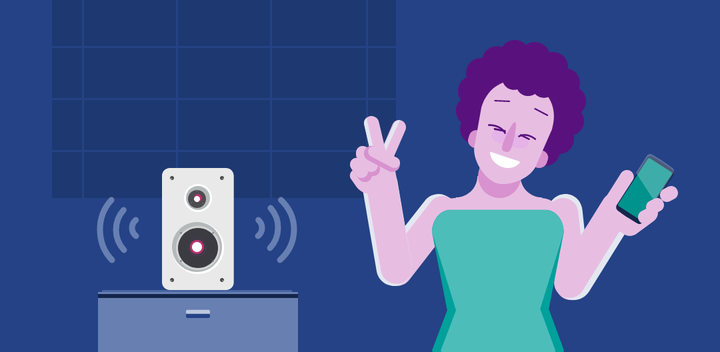
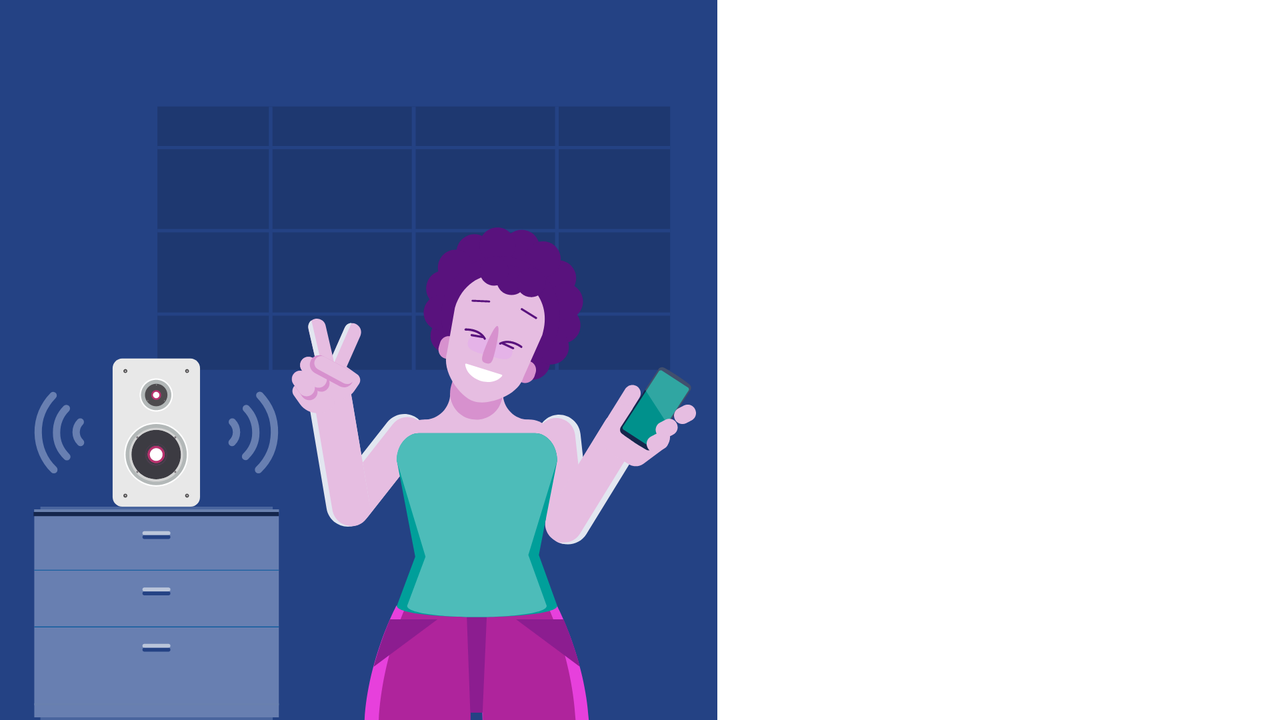

The same Android screen from two of the app's own layout files: first res/layout/ as a phone draws it, then the repository's variant for another configuration, drawn on a device whose configuration selects that folder. Both files follow.
<!-- AndroidManifest.xml: application theme AppTheme -->
<!-- res/layout/moto_fragprofile_presets_header.xml -->
<?xml version="1.0" encoding="utf-8"?>
<androidx.constraintlayout.widget.ConstraintLayout android:background="@color/colorMainBackground" android:layout_width="fill_parent" android:layout_height="wrap_content" android:animateLayoutChanges="true"
  xmlns:android="http://schemas.android.com/apk/res/android" xmlns:app="http://schemas.android.com/apk/res-auto">
    <ImageView android:id="@id/fragProfileHeaderBackground" android:layout_width="0.0dip" android:layout_height="wrap_content" android:src="@drawable/profile_smart" android:scaleType="centerCrop" android:adjustViewBounds="true" android:minHeight="@dimen/mainscreen_header_profile_picture_height" app:layout_constraintEnd_toEndOf="parent" app:layout_constraintStart_toStartOf="parent" app:layout_constraintTop_toTopOf="parent" />
</androidx.constraintlayout.widget.ConstraintLayout>
<!-- resources referenced by this layout -->
<resources>
  <color name="colorMainBackground">#ffffffff</color>
  <dimen name="mainscreen_header_profile_picture_height">176.0dip</dimen>
  <!-- drawable profile_smart: vector/xml drawable (drawable, 25469 chars, omitted) -->
</resources>
<!-- res/layout-land/moto_fragprofile_presets_header.xml (the repository's variant of the layout above) -->
<!-- drawn on the phone turned sideways -->
<?xml version="1.0" encoding="utf-8"?>
<androidx.constraintlayout.widget.ConstraintLayout android:background="@color/colorMainBackground" android:layout_width="wrap_content" android:layout_height="fill_parent" android:animateLayoutChanges="true"
  xmlns:android="http://schemas.android.com/apk/res/android" xmlns:app="http://schemas.android.com/apk/res-auto">
    <ImageView android:id="@id/fragProfileHeaderBackground" android:layout_width="wrap_content" android:layout_height="0.0dip" android:src="@drawable/profile_smart" android:scaleType="centerCrop" android:adjustViewBounds="true" android:minWidth="@dimen/mainscreen_header_profile_picture_width" app:layout_constraintBottom_toBottomOf="parent" app:layout_constraintStart_toStartOf="parent" app:layout_constraintTop_toTopOf="parent" />
</androidx.constraintlayout.widget.ConstraintLayout>
<!-- resources referenced by the variant -->
<!-- as the phone turned sideways resolves them -->
<resources>
  <color name="colorMainBackground">#ffffffff</color>
  <!-- from res/values-land/ -->
  <dimen name="mainscreen_header_profile_picture_width">294.0dip</dimen>
  <!-- drawable profile_smart: vector/xml drawable (drawable, 25469 chars, omitted) -->
</resources>
